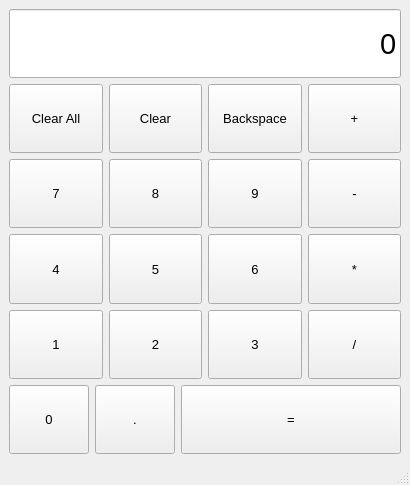
<?xml version="1.0" encoding="UTF-8"?>
<ui version="4.0">
 <class>Calculator</class>
 <widget class="QMainWindow" name="Calculator">
  <property name="geometry">
   <rect>
    <x>0</x>
    <y>0</y>
    <width>410</width>
    <height>485</height>
   </rect>
  </property>
  <property name="font">
   <font>
    <pointsize>10</pointsize>
   </font>
  </property>
  <property name="windowTitle">
   <string>Calculator</string>
  </property>
  <widget class="QWidget" name="centralwidget">
   <layout class="QVBoxLayout" name="verticalLayout">
    <item>
     <widget class="QLineEdit" name="editDisplay">
      <property name="sizePolicy">
       <sizepolicy hsizetype="Expanding" vsizetype="Expanding">
        <horstretch>0</horstretch>
        <verstretch>0</verstretch>
       </sizepolicy>
      </property>
      <property name="font">
       <font>
        <pointsize>22</pointsize>
       </font>
      </property>
      <property name="text">
       <string>0</string>
      </property>
      <property name="alignment">
       <set>Qt::AlignRight|Qt::AlignTrailing|Qt::AlignVCenter</set>
      </property>
      <property name="readOnly">
       <bool>true</bool>
      </property>
     </widget>
    </item>
    <item>
     <layout class="QHBoxLayout" name="horizontalLayout">
      <item>
       <widget class="QPushButton" name="btnClearAll">
        <property name="sizePolicy">
         <sizepolicy hsizetype="Expanding" vsizetype="Expanding">
          <horstretch>0</horstretch>
          <verstretch>0</verstretch>
         </sizepolicy>
        </property>
        <property name="text">
         <string>Clear All</string>
        </property>
       </widget>
      </item>
      <item>
       <widget class="QPushButton" name="btnClear">
        <property name="sizePolicy">
         <sizepolicy hsizetype="Expanding" vsizetype="Expanding">
          <horstretch>0</horstretch>
          <verstretch>0</verstretch>
         </sizepolicy>
        </property>
        <property name="text">
         <string>Clear</string>
        </property>
       </widget>
      </item>
      <item>
       <widget class="QPushButton" name="btnBackspace">
        <property name="sizePolicy">
         <sizepolicy hsizetype="Expanding" vsizetype="Expanding">
          <horstretch>0</horstretch>
          <verstretch>0</verstretch>
         </sizepolicy>
        </property>
        <property name="text">
         <string>Backspace</string>
        </property>
       </widget>
      </item>
      <item>
       <widget class="QPushButton" name="btnPlus">
        <property name="sizePolicy">
         <sizepolicy hsizetype="Expanding" vsizetype="Expanding">
          <horstretch>0</horstretch>
          <verstretch>0</verstretch>
         </sizepolicy>
        </property>
        <property name="text">
         <string>+</string>
        </property>
       </widget>
      </item>
     </layout>
    </item>
    <item>
     <layout class="QHBoxLayout" name="horizontalLayout_2">
      <item>
       <widget class="QPushButton" name="btn7">
        <property name="sizePolicy">
         <sizepolicy hsizetype="Expanding" vsizetype="Expanding">
          <horstretch>0</horstretch>
          <verstretch>0</verstretch>
         </sizepolicy>
        </property>
        <property name="text">
         <string>7</string>
        </property>
       </widget>
      </item>
      <item>
       <widget class="QPushButton" name="btn8">
        <property name="sizePolicy">
         <sizepolicy hsizetype="Expanding" vsizetype="Expanding">
          <horstretch>0</horstretch>
          <verstretch>0</verstretch>
         </sizepolicy>
        </property>
        <property name="text">
         <string>8</string>
        </property>
       </widget>
      </item>
      <item>
       <widget class="QPushButton" name="btn9">
        <property name="sizePolicy">
         <sizepolicy hsizetype="Expanding" vsizetype="Expanding">
          <horstretch>0</horstretch>
          <verstretch>0</verstretch>
         </sizepolicy>
        </property>
        <property name="text">
         <string>9</string>
        </property>
       </widget>
      </item>
      <item>
       <widget class="QPushButton" name="btnMinus">
        <property name="sizePolicy">
         <sizepolicy hsizetype="Expanding" vsizetype="Expanding">
          <horstretch>0</horstretch>
          <verstretch>0</verstretch>
         </sizepolicy>
        </property>
        <property name="text">
         <string>-</string>
        </property>
       </widget>
      </item>
     </layout>
    </item>
    <item>
     <layout class="QHBoxLayout" name="horizontalLayout_3">
      <item>
       <widget class="QPushButton" name="btn4">
        <property name="sizePolicy">
         <sizepolicy hsizetype="Expanding" vsizetype="Expanding">
          <horstretch>0</horstretch>
          <verstretch>0</verstretch>
         </sizepolicy>
        </property>
        <property name="text">
         <string>4</string>
        </property>
       </widget>
      </item>
      <item>
       <widget class="QPushButton" name="btn5">
        <property name="sizePolicy">
         <sizepolicy hsizetype="Expanding" vsizetype="Expanding">
          <horstretch>0</horstretch>
          <verstretch>0</verstretch>
         </sizepolicy>
        </property>
        <property name="text">
         <string>5</string>
        </property>
       </widget>
      </item>
      <item>
       <widget class="QPushButton" name="btn6">
        <property name="sizePolicy">
         <sizepolicy hsizetype="Expanding" vsizetype="Expanding">
          <horstretch>0</horstretch>
          <verstretch>0</verstretch>
         </sizepolicy>
        </property>
        <property name="text">
         <string>6</string>
        </property>
       </widget>
      </item>
      <item>
       <widget class="QPushButton" name="btnMultiply">
        <property name="sizePolicy">
         <sizepolicy hsizetype="Expanding" vsizetype="Expanding">
          <horstretch>0</horstretch>
          <verstretch>0</verstretch>
         </sizepolicy>
        </property>
        <property name="text">
         <string>*</string>
        </property>
       </widget>
      </item>
     </layout>
    </item>
    <item>
     <layout class="QHBoxLayout" name="horizontalLayout_4">
      <item>
       <widget class="QPushButton" name="btn1">
        <property name="sizePolicy">
         <sizepolicy hsizetype="Expanding" vsizetype="Expanding">
          <horstretch>0</horstretch>
          <verstretch>0</verstretch>
         </sizepolicy>
        </property>
        <property name="text">
         <string>1</string>
        </property>
       </widget>
      </item>
      <item>
       <widget class="QPushButton" name="btn2">
        <property name="sizePolicy">
         <sizepolicy hsizetype="Expanding" vsizetype="Expanding">
          <horstretch>0</horstretch>
          <verstretch>0</verstretch>
         </sizepolicy>
        </property>
        <property name="text">
         <string>2</string>
        </property>
       </widget>
      </item>
      <item>
       <widget class="QPushButton" name="btn3">
        <property name="sizePolicy">
         <sizepolicy hsizetype="Expanding" vsizetype="Expanding">
          <horstretch>0</horstretch>
          <verstretch>0</verstretch>
         </sizepolicy>
        </property>
        <property name="text">
         <string>3</string>
        </property>
       </widget>
      </item>
      <item>
       <widget class="QPushButton" name="btnDivide">
        <property name="sizePolicy">
         <sizepolicy hsizetype="Expanding" vsizetype="Expanding">
          <horstretch>0</horstretch>
          <verstretch>0</verstretch>
         </sizepolicy>
        </property>
        <property name="text">
         <string>/</string>
        </property>
       </widget>
      </item>
     </layout>
    </item>
    <item>
     <layout class="QHBoxLayout" name="horizontalLayout_5">
      <item>
       <widget class="QPushButton" name="btn0">
        <property name="sizePolicy">
         <sizepolicy hsizetype="Expanding" vsizetype="Expanding">
          <horstretch>0</horstretch>
          <verstretch>0</verstretch>
         </sizepolicy>
        </property>
        <property name="text">
         <string>0</string>
        </property>
       </widget>
      </item>
      <item>
       <widget class="QPushButton" name="btnDot">
        <property name="sizePolicy">
         <sizepolicy hsizetype="Expanding" vsizetype="Expanding">
          <horstretch>0</horstretch>
          <verstretch>0</verstretch>
         </sizepolicy>
        </property>
        <property name="text">
         <string>.</string>
        </property>
       </widget>
      </item>
      <item>
       <widget class="QPushButton" name="btnEqual">
        <property name="sizePolicy">
         <sizepolicy hsizetype="Expanding" vsizetype="Expanding">
          <horstretch>2</horstretch>
          <verstretch>0</verstretch>
         </sizepolicy>
        </property>
        <property name="text">
         <string>=</string>
        </property>
       </widget>
      </item>
     </layout>
    </item>
   </layout>
  </widget>
  <widget class="QMenuBar" name="menubar">
   <property name="geometry">
    <rect>
     <x>0</x>
     <y>0</y>
     <width>410</width>
     <height>29</height>
    </rect>
   </property>
  </widget>
  <widget class="QStatusBar" name="statusbar"/>
 </widget>
 <resources/>
 <connections/>
</ui>
